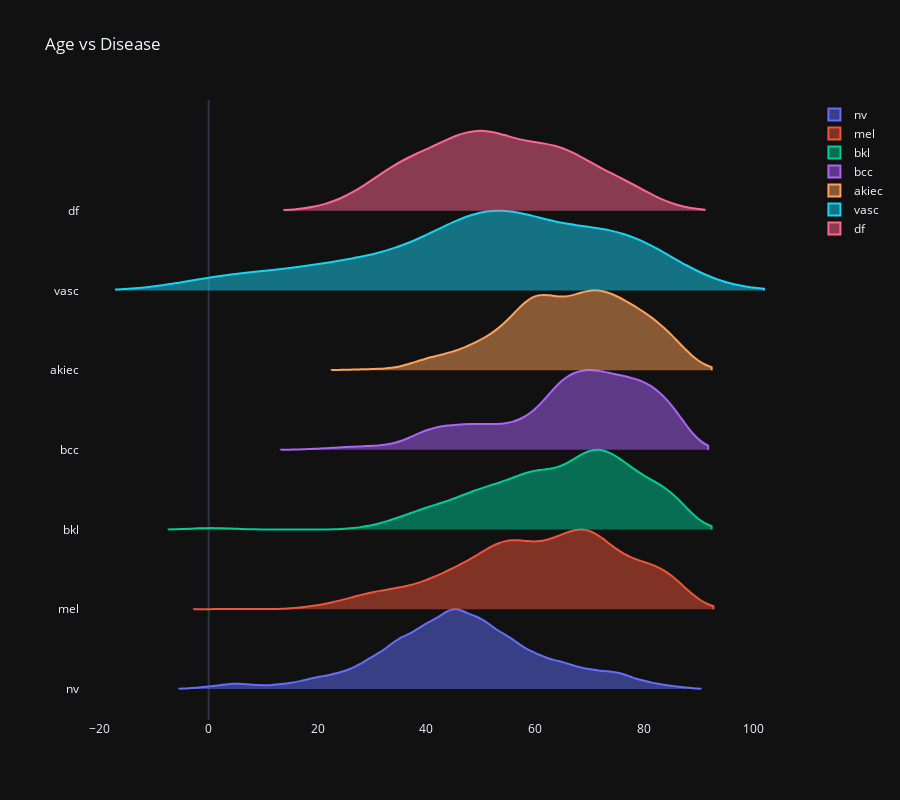

Here is the notebook cell this chart was saved with:
### Code cell
fig = go.Figure()
for data_line,n in zip(final_arr,names):
    fig.add_trace(go.Violin(x=data_line,name=n))

fig.update_traces(orientation='h', side='positive', width=2, points=False)
fig.update_layout(title="Age vs Disease",xaxis_showgrid=False, xaxis_zeroline=True,height=800)
fig.show()

### Figure 1 — Plotly figure (JSON) as saved in the notebook; plotly's stock layout.template omitted (floating-point values rounded to 4 significant figures; data arrays with more than 128 entries replaced by an {"elided": "..."} marker saying what was removed)
{"data": [{"name": "nv", "orientation": "h", "points": false, "side": "positive", "type": "violin", "width": 2, "x": {"elided": "6705 int values"}}, {"name": "mel", "orientation": "h", "points": false, "side": "positive", "type": "violin", "width": 2, "x": {"elided": "1113 int values"}}, {"name": "bkl", "orientation": "h", "points": false, "side": "positive", "type": "violin", "width": 2, "x": {"elided": "1099 int values"}}, {"name": "bcc", "orientation": "h", "points": false, "side": "positive", "type": "violin", "width": 2, "x": {"elided": "514 int values"}}, {"name": "akiec", "orientation": "h", "points": false, "side": "positive", "type": "violin", "width": 2, "x": {"elided": "327 int values"}}, {"name": "vasc", "orientation": "h", "points": false, "side": "positive", "type": "violin", "width": 2, "x": {"elided": "142 int values"}}, {"name": "df", "orientation": "h", "points": false, "side": "positive", "type": "violin", "width": 2, "x": [75, 75, 55, 55, 50, 50, 75, 75, 70, 70, 50, 50, 65, 65, 30, 55, 50, 50, 50, 50, 50, 55, 55, 75, 75, 30, 60, 50, 50, 55, 55, 55, 65, 65, 35, 65, 40, 40, 60, 45, 45, 45, 75, 75, 80, 80, 80, 65, 65, 65, 65, 65, 55, 65, 65, 50, 50, 50, 50, 30, 30, 60, 60, 65, 65, 65, 40, 40, 40, 40, 25, 25, 35, 35, 35, 35, 35, 35, 45, 45, 45, 45, 45, 45, 45, 40, 50, 50, 50, 65, 65, 45, 60, 75, 55, 45, 60, 55, 55, 45, 55, 40, 65, 60, 60, 70, 70, 35, 35, 35, 35, 35, 45, 40, 60]}], "layout": {"height": 800, "title": {"text": "Age vs Disease"}, "xaxis": {"showgrid": false, "zeroline": true}}}
